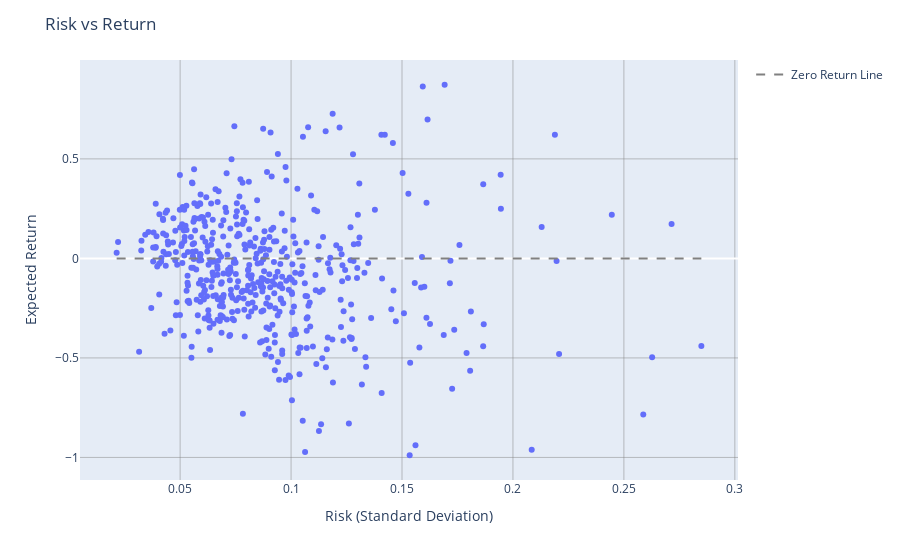

Notebook code cell kept with this figure:
### Code cell
import plotly.express as px
import plotly.graph_objects as go

fig = px.scatter(stock_df, x='Risk', y='Return', hover_data=['Ticker'])

fig.add_trace(
    go.Scatter(
        x=[min(stock_df['Risk']), max(stock_df['Risk'])],
        y=[0, 0],
        mode='lines',
        line=dict(color='gray', width=2, dash='dash'),
        name='Zero Return Line'
    )
)

fig.update_layout(
    title='Risk vs Return',
    xaxis=dict(
        title='Risk (Standard Deviation)',
        gridcolor='gray',
        gridwidth=0.5
    ),
    yaxis=dict(
        title='Expected Return',
        gridcolor='gray',
        gridwidth=0.5
    ),
    hoverlabel=dict(
        bgcolor='white',
        font=dict(
            size=16,
            family='Rockwell'
        )
    )
)
fig.show()

### Figure 1 — Plotly figure (JSON) as saved in the notebook; plotly's stock layout.template omitted (floating-point values rounded to 4 significant figures; data arrays with more than 128 entries replaced by an {"elided": "..."} marker saying what was removed)
{"data": [{"customdata": {"elided": "503x1 str values"}, "hovertemplate": "Risk=%{x}<br>Return=%{y}<br>Ticker=%{customdata[0]}<extra></extra>", "legendgroup": "", "marker": {"color": "#636efa", "symbol": "circle"}, "mode": "markers", "name": "", "orientation": "v", "showlegend": false, "type": "scatter", "x": {"elided": "503 float values"}, "xaxis": "x", "y": {"elided": "503 float values"}, "yaxis": "y"}, {"line": {"color": "gray", "dash": "dash", "width": 2}, "mode": "lines", "name": "Zero Return Line", "type": "scatter", "x": [0.02139, 0.2849], "y": [0, 0]}], "layout": {"hoverlabel": {"bgcolor": "white", "font": {"family": "Rockwell", "size": 16}}, "legend": {"tracegroupgap": 0}, "margin": {"t": 60}, "title": {"text": "Risk vs Return"}, "xaxis": {"anchor": "y", "domain": [0, 1], "gridcolor": "gray", "gridwidth": 0.5, "title": {"text": "Risk (Standard Deviation)"}}, "yaxis": {"anchor": "x", "domain": [0, 1], "gridcolor": "gray", "gridwidth": 0.5, "title": {"text": "Expected Return"}}}}
